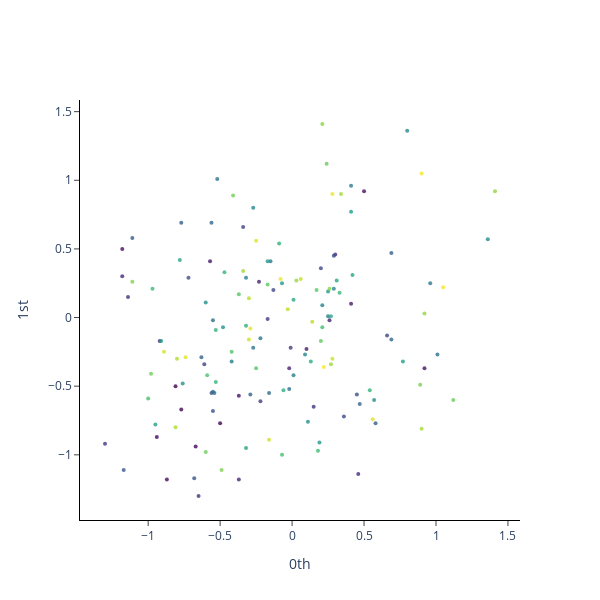

Here is the notebook cell this chart was saved with:
### Code cell
#Mayo
embedding_dimension_periodic = int(parametros_optimos_meses.loc[7][2])
embedding_time_delay_periodic = int(parametros_optimos_meses.loc[7][1])
stride = 1
embedder_periodic = SingleTakensEmbedding(
    parameters_type="fixed",
    n_jobs=2,
    time_delay=embedding_time_delay_periodic,
    dimension=embedding_dimension_periodic,
    stride=stride,
)

y_periodic_embedded = embedder_periodic.fit_transform(y["APR"])
print(f"Shape of embedded time series: {y_periodic_embedded.shape}")
plot_point_cloud(y_periodic_embedded)

### Figure 1 — Plotly figure (JSON) as saved in the notebook; plotly's stock layout.template omitted (floating-point values rounded to 4 significant figures; data arrays with more than 128 entries replaced by an {"elided": "..."} marker saying what was removed)
{"data": [{"marker": {"color": {"elided": "148 int values"}, "colorscale": [[0, "#440154"], [0.1111, "#482878"], [0.2222, "#3e4989"], [0.3333, "#31688e"], [0.4444, "#26828e"], [0.5556, "#1f9e89"], [0.6667, "#35b779"], [0.7778, "#6ece58"], [0.8889, "#b5de2b"], [1, "#fde725"]], "opacity": 0.8, "size": 4}, "mode": "markers", "type": "scatter", "x": {"elided": "148 float values"}, "y": {"elided": "148 float values"}}], "layout": {"height": 600, "plot_bgcolor": "white", "width": 600, "xaxis": {"anchor": "x", "exponentformat": "e", "linecolor": "black", "linewidth": 1, "mirror": false, "showexponent": "all", "showline": true, "side": "bottom", "ticks": "outside", "title": {"text": "0th"}, "type": "linear", "zeroline": true}, "yaxis": {"anchor": "y", "exponentformat": "e", "linecolor": "black", "linewidth": 1, "mirror": false, "showexponent": "all", "showline": true, "side": "left", "ticks": "outside", "title": {"text": "1st"}, "type": "linear", "zeroline": true}}}
